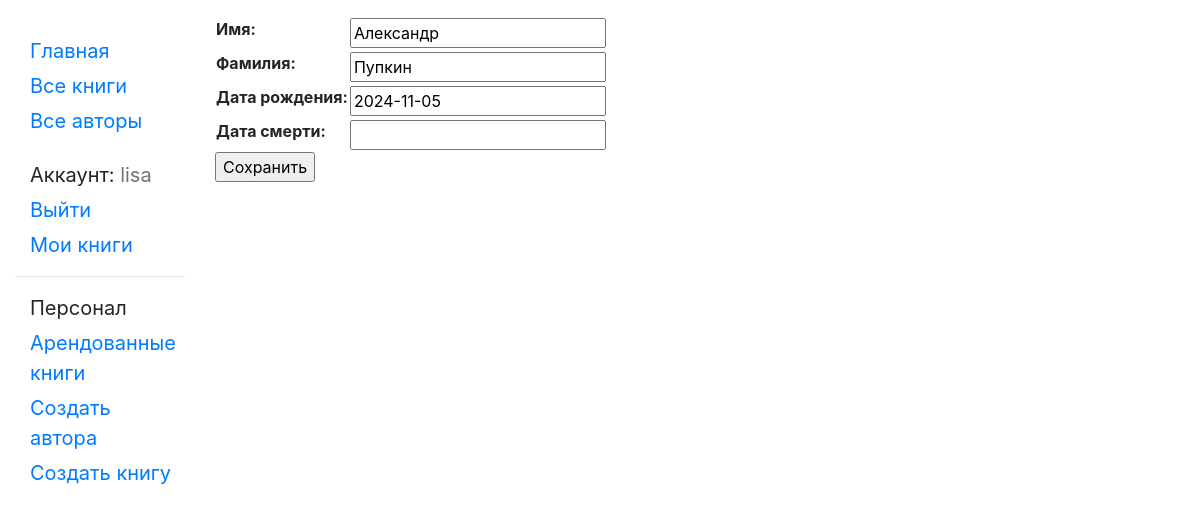
Before: /catalog/author/1/update/ (signed in) with the older database file.
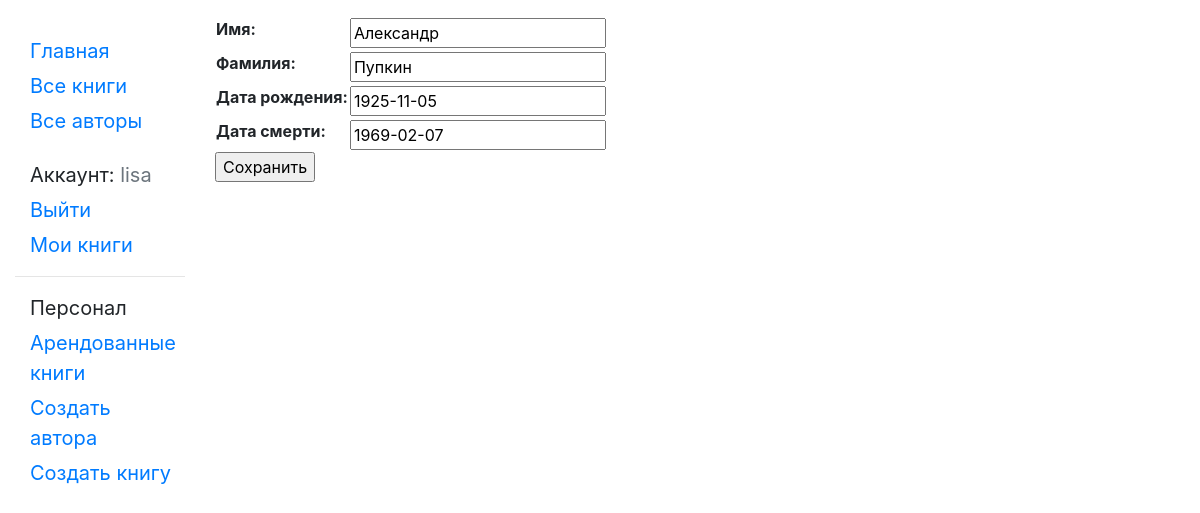
After: the same page with the newer database file.
### catalog/models.py (models this page shows, shortened)
class Author(models.Model):
    first_name = models.CharField(max_length=100)
    last_name = models.CharField(max_length=100)
    date_of_birth = models.DateField(null=True, blank=True)
    date_of_death = models.DateField('Died', null=True, blank=True)

### catalog/views.py (the view)
# urls.py: url(r'^author/(?P<pk>\d+)/update/$', views.AuthorUpdate.as_view(), name='author_update'),
class AuthorUpdate(PermissionRequiredMixin, UpdateView):
    permission_required = 'catalog.can_mark_returned'
    model = Author
    form_class = AuthorForm

### catalog/forms.py
class AuthorForm(forms.ModelForm):
    class Meta:
        model = Author
        fields = ('first_name', 'last_name', 'date_of_birth', 'date_of_death')
        labels = {
            'first_name': _('Имя'),
            'last_name': _('Фамилия'),
            'date_of_birth': _('Дата рождения'),
            'date_of_death': _('Дата смерти'),
        }

### catalog/templates/catalog/author_form.html (shortened to what this page needs)
{% extends "base_generic.html" %}
{% block content %}
  <form action="" method="post">
      <table>
      {{ form.as_table }}
      </table>
      <input type="submit" value="Сохранить" />
  </form>
{% endblock %}

Changed rows visible on the page:
changed Author "Александр": date_of_birth "2024-11-05" → "1925-11-05"; date_of_death (not shown) → "1969-02-07"
